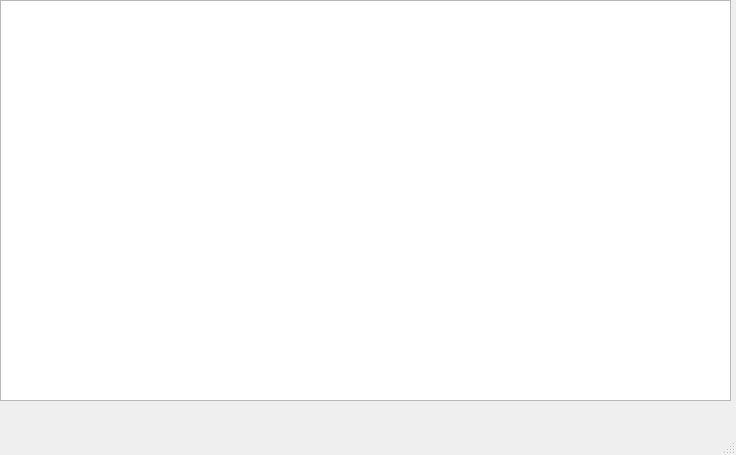
<?xml version="1.0" encoding="UTF-8"?>
<ui version="4.0">
 <class>MainWindow</class>
 <widget class="QMainWindow" name="MainWindow">
  <property name="geometry">
   <rect>
    <x>0</x>
    <y>0</y>
    <width>736</width>
    <height>455</height>
   </rect>
  </property>
  <property name="windowTitle">
   <string>MainWindow</string>
  </property>
  <widget class="QWidget" name="centralwidget">
   <widget class="QTableWidget" name="tableWidget">
    <property name="geometry">
     <rect>
      <x>0</x>
      <y>0</y>
      <width>731</width>
      <height>401</height>
     </rect>
    </property>
   </widget>
  </widget>
  <widget class="QMenuBar" name="menubar">
   <property name="geometry">
    <rect>
     <x>0</x>
     <y>0</y>
     <width>736</width>
     <height>18</height>
    </rect>
   </property>
  </widget>
  <widget class="QStatusBar" name="statusbar"/>
 </widget>
 <resources/>
 <connections/>
</ui>
